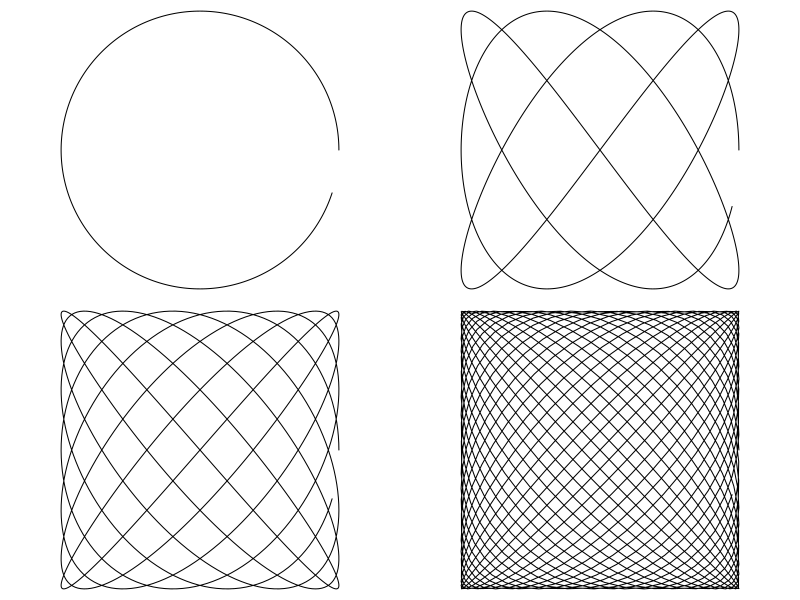
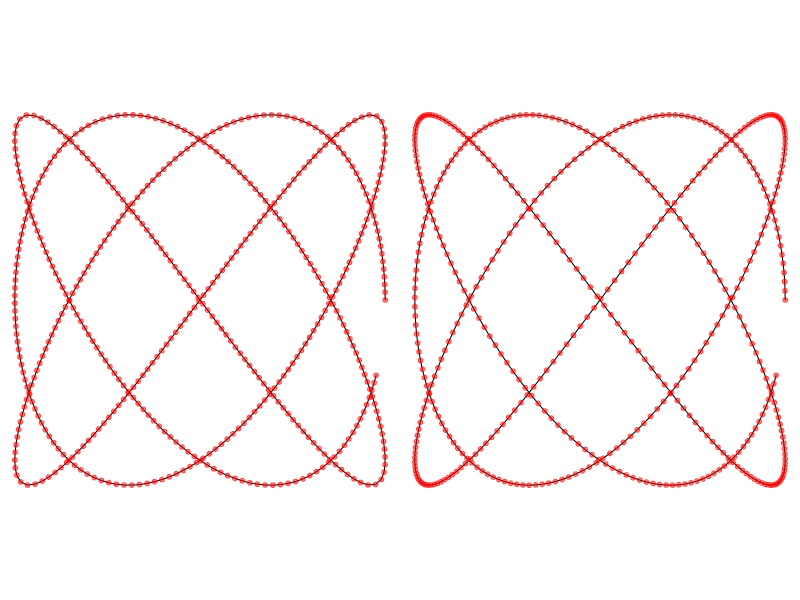
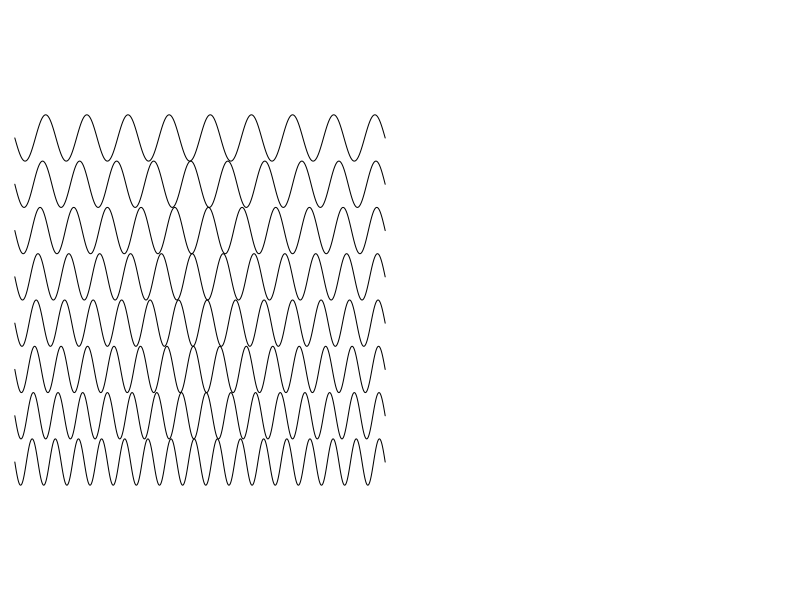
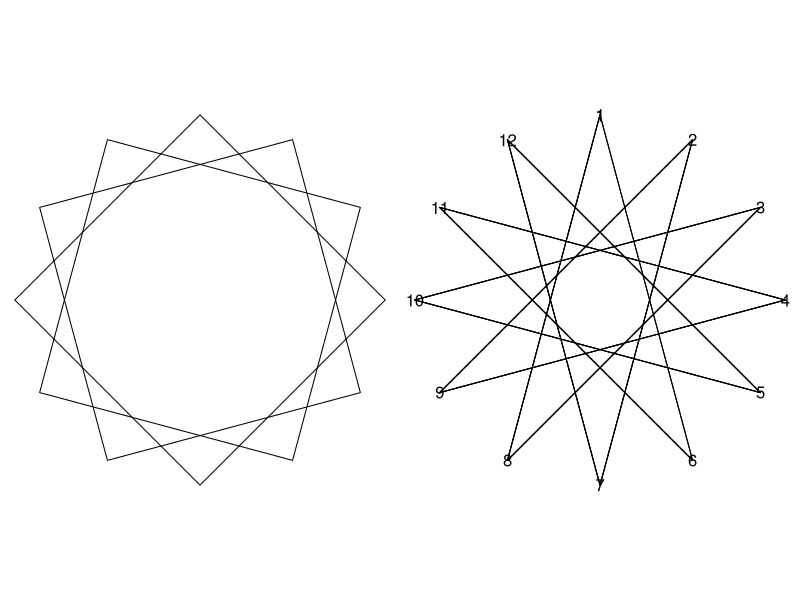

Generate these figures, in order, with R:
## ---- chunk 1
harmonica = function(NNN=1000,waves=23, ratio=24/23) {
thetas = seq(0,1,length=NNN)*2*pi*waves
return(cbind(cos(thetas),sin(ratio*thetas)))
}
par(pty='s',ann=F,mai=0*c(1,1,1,1), mfrow=c(2,2))
plot(harmonica(ratio=1,waves=.95),typ='l',axes=FALSE)
plot(harmonica(ratio=4/3,waves = 2.95),typ='l',axes=FALSE)
plot(harmonica(ratio=8/7,waves = 6.95),typ='l',axes=FALSE)
plot(harmonica(waves=22.95),typ='l',axes=FALSE)

## ---- chunk 2
traveled = function(xy){
  NN = nrow(xy)
  if (ncol(xy) == 2) {
  distanceBetween = c(0,sqrt( rowSums((xy[1:(NN-1),1:2]-xy[2:(NN),1:2])^2 ))) } else {
    distanceBetween = c(0,sqrt( rowSums((xy[1:(NN-1),1:3]-xy[2:(NN),1:3])^2 ))) }
  traveled = cumsum(distanceBetween)/sum(distanceBetween)
  return(traveled)}

#Example:
NNN0=500
xy0 = harmonica(NNN=NNN0,ratio=4/3,waves=2.95)
travel = traveled(xy0)
xy = cbind(approx(travel,xy0[,1],seq(0,1,length=NNN0),rule=2)[[2]],
           approx(travel,xy0[,2],seq(0,1,length=NNN0),rule=2)[[2]])

par(pty='s',ann=F,mai=0*c(1,1,1,1),mfrow=c(1,2))
plot(xy,typ='l',axes=F)
points(xy,pch=20,col=rgb(1,0,0,.5))

plot(xy0,typ='l',axes=F)
points(xy0,pch=20,col=rgb(1,0,0,.5))


## ---- chunk 3
dougsSign = function(topBottom,NNN,waves=2*pi,start0=0){
  thetas = seq(0,1,length=NNN)*waves
  wave = (topBottom[1]-topBottom[2]) *( (sin(thetas+start0)+1)/2) + topBottom[2]
  return(cbind(thetas,wave))
}

dY = 1/4
par(pty='s',ann=F)

plot(NULL, xlim=c(0,2*pi),ylim=c(-1,1),axes=F)

start=32
stop = 18
for (i in seq(start,stop,-2)){
  xy = dougsSign((start-i)*dY/2+c(-1,-1+dY),1000,waves=i*pi)
lines(2*xy[,1]/i,xy[,2])
}



## ---- chunk 4
polly = function(sides=4,start=0,r=1){
  thetas=seq(0,1,length=sides+1)*2*pi
  res=r*cbind(sin(start+thetas),cos(start+thetas))
  return(res)}

par(pty='s',ann=F,mai=0*c(1,1,1,1),mfrow=c(1,2))

p1=polly()
p2=polly(start=pi/6)
p3=polly(start=pi/3)
    
plot(p1,t="l",axes=F)
lines(p2)
lines(p3)

p1 = polly(12)
plot(NULL, xlim = c(-1,1),ylim = c(-1,1), axes=F)
text(p1[,1],p1[,2],1:12)
for (i in 1:35) {
  lines(rbind(p1[(i %% 12) + 1,],p1[(i+5) %% 12 + 1,]))  
}
